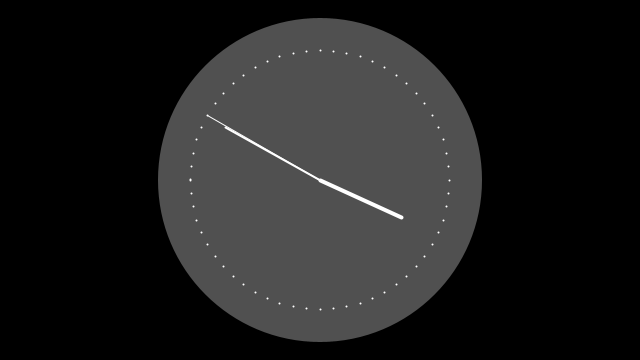
Frame 1 (no input)
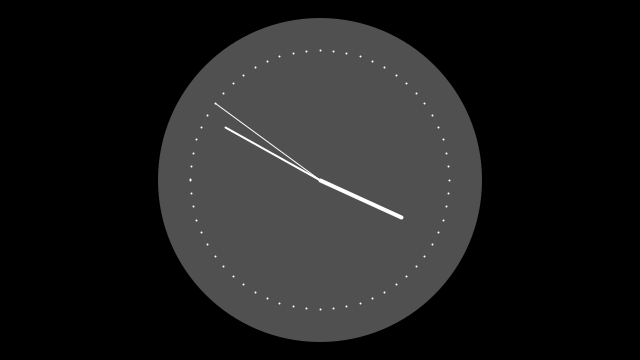
Frame 60 (the mouse pressed at the canvas centre just before this capture)
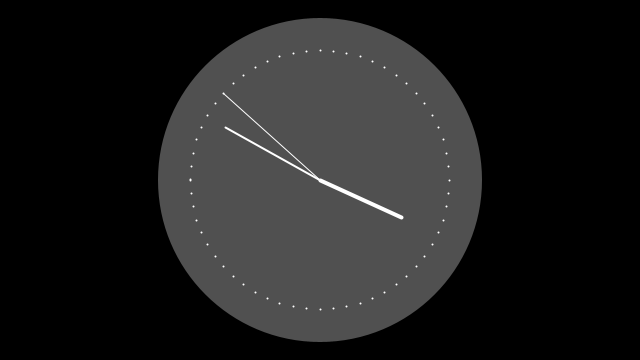
Frame 120 (the mouse held since frame 60 and released just before this capture)

The Processing sketch that drew these frames (run headless with seeded random() and noise(); from frame 60 on, the mouse is pressed at the canvas centre):

// Processing sketch: clock
// ── clock.pde
// 時計のプログラム。Processingでできることの説明に使用。

int cx, cy;             // 時計の中心座標
float secondsRadius;    // 秒針の長さ
float minutesRadius;    // 分針の長さ
float hoursRadius;      // 時針の長さ
float clockDiameter;    // 時計の直径

void setup() {
  size(640, 360);       // キャンバスのサイズを設定
  stroke(255);          // 描画時の線の色を白に設定
  
  int radius = min(width, height) / 2;  // 時計の半径を画面の幅と高さの小さい方の半分に設定
  secondsRadius = radius * 0.72;        // 秒針の長さを設定
  minutesRadius = radius * 0.60;        // 分針の長さを設定
  hoursRadius = radius * 0.50;          // 時針の長さを設定
  clockDiameter = radius * 1.8;         // 時計の直径を設定
  
  cx = width / 2;       // 時計の中心のx座標
  cy = height / 2;      // 時計の中心のy座標
}

void draw() {
  background(0);         // 背景を黒に設定
  
  // 時計の背景を描画
  fill(80);               // 塗りつぶし色を灰色に設定
  noStroke();             // 枠線をなしに設定
  ellipse(cx, cy, clockDiameter, clockDiameter);  // 円を描画
  
  // 時、分、秒の角度を計算
  float s = map(second(), 0, 60, 0, TWO_PI) - HALF_PI;  // 秒針の角度
  float m = map(minute() + norm(second(), 0, 60), 0, 60, 0, TWO_PI) - HALF_PI;  // 分針の角度
  float h = map(hour() + norm(minute(), 0, 60), 0, 24, 0, TWO_PI * 2) - HALF_PI;  // 時針の角度
  
  // 時計の針を描画
  stroke(255);           // 描画時の線の色を白に設定
  strokeWeight(1);       // 線の太さを1に設定
  line(cx, cy, cx + cos(s) * secondsRadius, cy + sin(s) * secondsRadius);  // 秒針を描画
  strokeWeight(2);       // 線の太さを2に設定
  line(cx, cy, cx + cos(m) * minutesRadius, cy + sin(m) * minutesRadius);  // 分針を描画
  strokeWeight(4);       // 線の太さを4に設定
  line(cx, cy, cx + cos(h) * hoursRadius, cy + sin(h) * hoursRadius);      // 時針を描画
  
  // 分の目盛りを描画
  strokeWeight(2);       // 線の太さを2に設定
  beginShape(POINTS);    // 点を描画するモードに切り替え
  for (int a = 0; a < 360; a+=6) {
    float angle = radians(a);  // 角度をラジアンに変換
    float x = cx + cos(angle) * secondsRadius;  // 分の目盛りのx座標を計算
    float y = cy + sin(angle) * secondsRadius;  // 分の目盛りのy座標を計算
    vertex(x, y);  // 点を描画
  }
  endShape();  // 描画モードを終了
}
